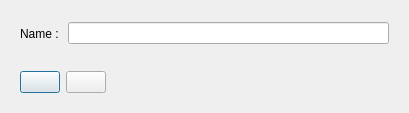
<?xml version="1.0" encoding="UTF-8"?>
<ui version="4.0">
 <class>SingleInputDialog</class>
 <widget class="QDialog" name="SingleInputDialog">
  <property name="geometry">
   <rect>
    <x>0</x>
    <y>0</y>
    <width>409</width>
    <height>113</height>
   </rect>
  </property>
  <property name="windowTitle">
   <string>Dialog</string>
  </property>
  <layout class="QVBoxLayout" name="verticalLayout">
   <item>
    <widget class="QWidget" name="widget" native="true">
     <layout class="QHBoxLayout" name="horizontalLayout_2">
      <item>
       <widget class="QLabel" name="label">
        <property name="text">
         <string>Name : </string>
        </property>
       </widget>
      </item>
      <item>
       <widget class="QLineEdit" name="m_editInput"/>
      </item>
     </layout>
    </widget>
   </item>
   <item>
    <widget class="QWidget" name="widget_2" native="true">
     <property name="sizePolicy">
      <sizepolicy hsizetype="Fixed" vsizetype="Fixed">
       <horstretch>0</horstretch>
       <verstretch>0</verstretch>
      </sizepolicy>
     </property>
     <layout class="QHBoxLayout" name="horizontalLayout_3">
      <item>
       <widget class="QPushButton" name="m_btnOk">
        <property name="text">
         <string/>
        </property>
        <property name="default">
         <bool>true</bool>
        </property>
       </widget>
      </item>
      <item>
       <widget class="QPushButton" name="m_btnCancel">
        <property name="text">
         <string/>
        </property>
       </widget>
      </item>
     </layout>
    </widget>
   </item>
  </layout>
 </widget>
 <tabstops>
  <tabstop>m_editInput</tabstop>
  <tabstop>m_btnOk</tabstop>
  <tabstop>m_btnCancel</tabstop>
 </tabstops>
 <resources>
  <include location="../MainWindow.qrc"/>
 </resources>
 <connections/>
</ui>
